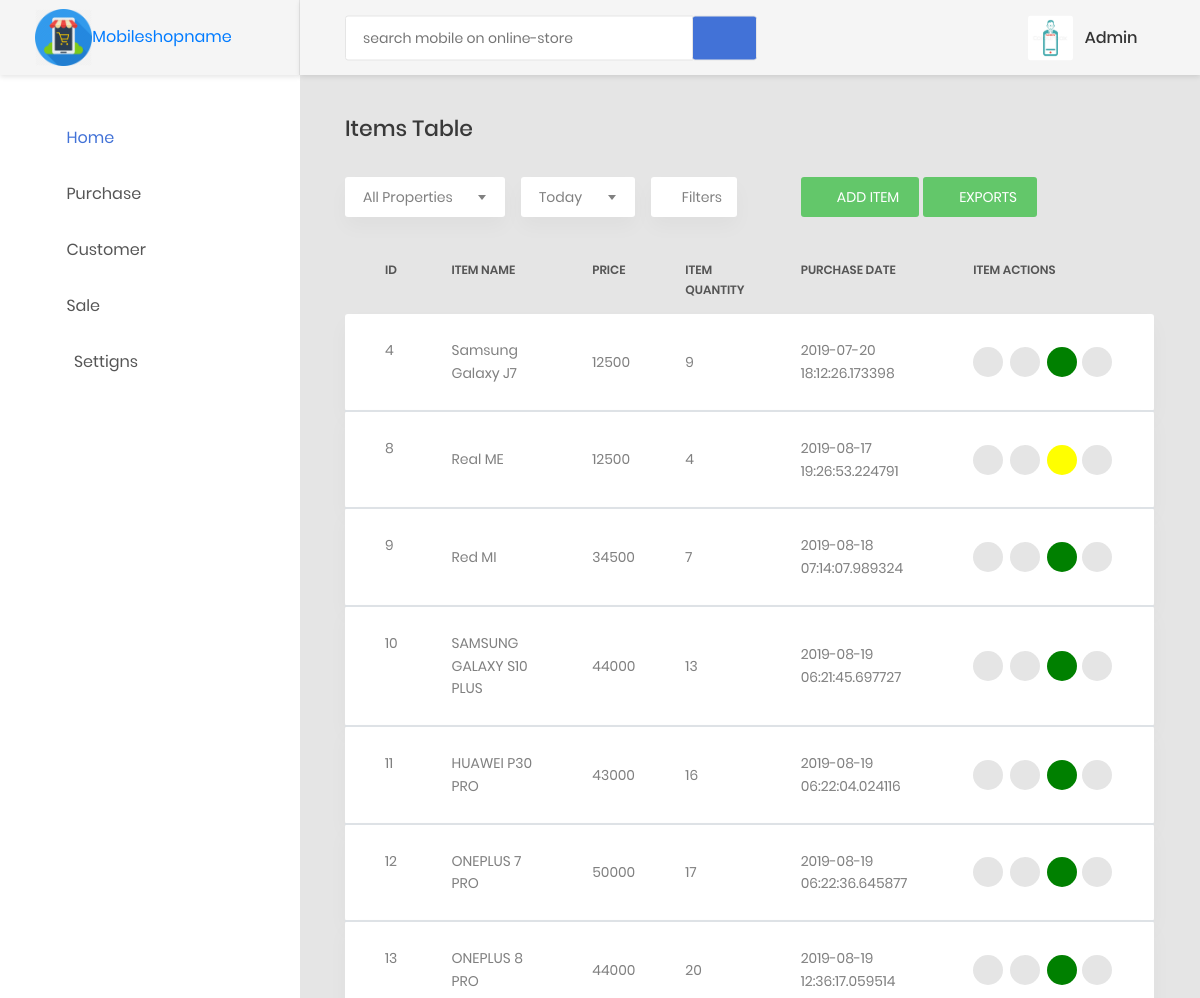
Page /viewitems (signed in, upper part) on the earlier database version.
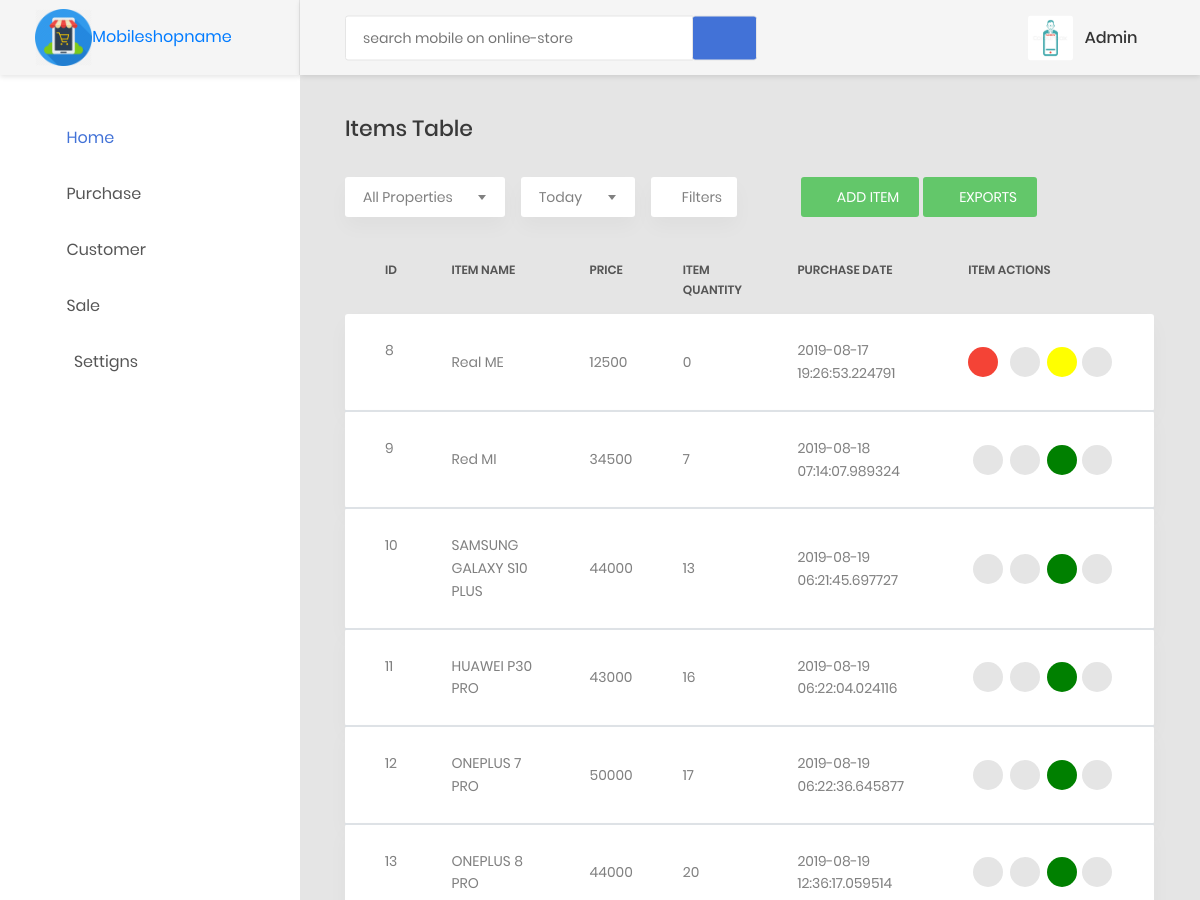
Same page on the later database version.
### models/create_models.py (models this page shows, shortened)
class Items(db.Model):
    __tablename__='items'
    i_id = db.Column(db.Integer, primary_key=True)
    item_name = db.Column(db.String(255), nullable=False)
    item_quantity = db.Column(db.String(255), nullable=False)
    item_price = db.Column(db.String(255), nullable=False)
    barcode = db.Column(db.LargeBinary)
    purchase_date = db.Column(db.DateTime, nullable=False, default=datetime.utcnow)
    modified_date = db.Column(db.DateTime, nullable=False, default=datetime.utcnow, onupdate=datetime.utcnow)
    sales = db.relationship("SalesItems", backref="items", lazy='dynamic')
    __table_args__ = (CheckConstraint(item_quantity > -1), {})

### items/items.py (the view)
@item.route('/viewitems')
def viewitems():
    items = Items.query.all()
    return render_template('static priya mobile/items/viewitems.html',items=items)

### customers/customers.py (called while the page is built)
@customer.before_app_request
def load_logged_in_user():
    user_id = session.get('user_id')
    if user_id is None:
        g.user = None
    else:
        g.user = User.query.filter_by(id=user_id).first()

### users/adduser.py (called while the page is built)
@auth.before_app_request
def load_logged_in_user():
    user_id = session.get('user_id')
    if user_id is None:
        g.user = None
    else:
        g.user = User.query.filter_by(id=user_id).first()

### templates/static priya mobile/items/viewitems.html (shortened to what the changed rows need)
{% extends 'static priya mobile/base1.html' %}
{% block content %}
                    {% if g.user %}
                        <div class="row">
                            <div class="col-md-12">
                                <div class="table-responsive table-responsive-data2">
                                    <table class="table table-data2" id="myTable">
                                        <thead>
                                            <tr>
                                                <th>ID</th>
                                                <th>Item Name</th>
                                                <th>Price</th>
                                                <th>Item Quantity</th>
                                                <th>Purchase date</th>
                                                <th>Item Actions</th>
                                            </tr>
                                        </thead>
                                        {% for item in items %}
                                        {% if item.item_quantity|int > -1 %}
                                        <tbody>
                                            <tr class="tr-shadow">
                                                <td>
                                                    {{ item.i_id }}
                                                </td>
                                                <td>
                                                    {{ item.item_name }}
                                                </td>
                                                <td>
                                                    {{ item.item_price }}
                                                </td>
                                                <td>
                                                    {{ item.item_quantity }}
                                                </td>
                                                <td>
                                                    {{ item.purchase_date }}
                                                </td>
                                                <td>
                                                    <div class="table-data-feature">
                                                        {% if item.item_quantity|int > 0 %}
                                                        <a href="{{ url_for('item.saleitem', id=item.i_id) }}"><button class="item" data-toggle="tooltip" data-placement="top" title="Sale">
                                                            <i class="fas fa-cart-arrow-down"></i>
                                                    </button></a>&nbsp;&nbsp;
                                                        {% else %}
                                                        <button class="item" data-toggle="tooltip" data-placement="top" title="empty" style="background-color: #f44336;">
                                                            <i class="fab fa-accessible-icon"></i>
                                                    </button>&nbsp;&nbsp;
                                                        {% endif %}
                                                        <a href="{{ url_for('item.updateitem' , id=item.i_id) }}"><button class="item" data-toggle="tooltip" data-placement="top" title="Edit">
                                                            <i class="zmdi zmdi-edit"></i>
                                                        </button></a>&nbsp;&nbsp;
                                                        {% if item.item_quantity|int < 5 %}
                                                        <button class="item" data-toggle="tooltip" data-placement="top" title="status" style="background-color:yellow">
                                                            <i class="fab fa-accessible-icon"></i>
                                                        </button>
                                                        {% elif item.item_quantity|int > 5 %}
                                                        <button class="item" data-toggle="tooltip" data-placement="top" title="status" style="background-color:green">
                                                            <i class="fab fa-accessible-icon"></i>
                                                        </button>
                                                        {% endif %}
                                                        <a href="{{ url_for('item.deleteitem' , id=item.i_id) }}"><button class="item" data-toggle="tooltip" data-placement="top" title="Delete">
                                                            <i class="zmdi zmdi-delete"></i>
                                                        </button></a>&nbsp;&nbsp;
                                                    </div>
                                                </td>
                                            </tr>
                                        </tbody>
                                        {% endif %}
                                        {% endfor %}
                                    </table>
                                </div>
             {% endif %}
          {% endblock %}

Differences in the rows shown:
removed Items: i_id "4", item_name "Samsung Galaxy J7", item_price "12500", item_quantity "9", purchase_date "2019-07-20 18:12:26.173398"
changed Items "Real ME": item_quantity "4" → "0"
